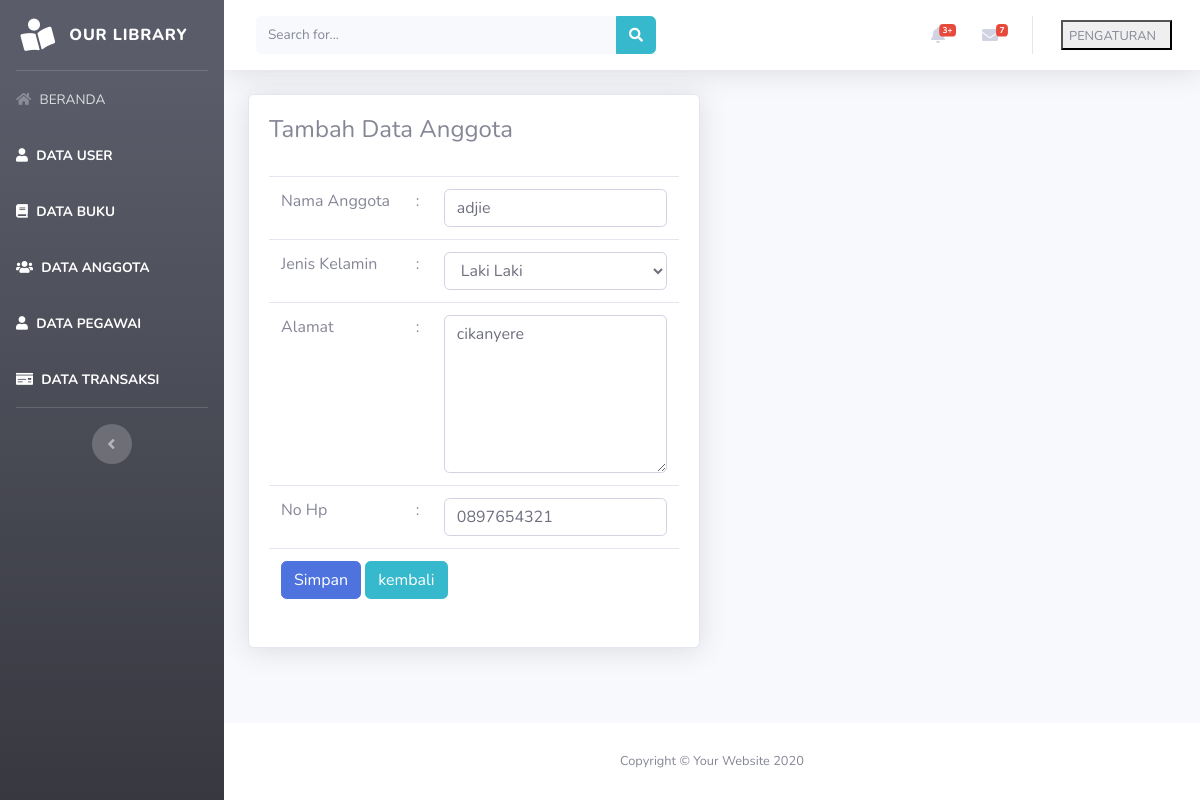
Page /beranda.php?page=anggota&aksi=edit&id=1 on the committed database.
### tables this page shows
CREATE TABLE `tabel_anggota` (
  `id_anggota` int(5) NOT NULL,
  `nama_anggota` varchar(50) NOT NULL,
  `jenis_kelamin` enum('l','p') NOT NULL,
  `alamat` text NOT NULL,
  `no_hp` varchar(20) NOT NULL
);

### views/anggota/editanggota.php (the view, shortened to what this page needs)
<?php
    @$id = $_GET['id'];
    $sql    = "select * from tabel_anggota where id_anggota=$id";
    $show   = $database->query($sql);
    $hasil  = mysqli_fetch_assoc($show);
?>
<div class="container-fluid">
    <div class="row">
        <div class="col-lg-6">
            <div class="card shadow mb-4">
                <div class="card-body">
                    <div class="table-responsive">
                        <h4>Tambah Data Anggota</h4>
                        <br>
                        <form action="model/anggota/editanggota.php" method="POST">
                            <table class="table">
                                <tr>
                                    <td>Nama Anggota</td>
                                    <td>:</td>
                                    <td><input type="text"  class="form-control" name="nama_anggota" id="nama_anggota" value="<?php echo $hasil['nama_anggota']?>"></td>
                                </tr>
                                <tr>
                                    <td>Jenis Kelamin</td>
                                    <td>:</td>
                                    <td>
                                        <select class="form-control" name="jenis_kelamin" id="jenis_kelamin">
                                            <option value="l">Laki Laki</option>
                                        </select>
                                    </td>
                                </tr>
                                <tr>
                                    <td>Alamat</td>
                                    <td>:</td>
                                    <td><textarea class="form-control" name="alamat" id="alamat" cols="10" rows="6"><?php echo $hasil['alamat']?></textarea></td>
                                </tr>
                                <tr>
                                    <td>No Hp</td>
                                    <td>:</td>
                                    <td><input type="text"  class="form-control" name="no_hp" id="no_hp" value="<?php echo $hasil['no_hp']?>"></td>
                                </tr>
                                <tr>
                                    <td colspan="3">
                                        <input type="submit" class="btn btn-primary" value="Simpan">
                                        <button type="submit" class="btn btn-info">kembali</button>
                                    </td>
                                </tr>
                            </table>
                        </form>
                    </div>
                </div>
            </div>
        </div>
    </div>
</div>

### rows in the picture
tabel_anggota: nama_anggota "adjie", alamat "cikanyere", no_hp "0897654321"
